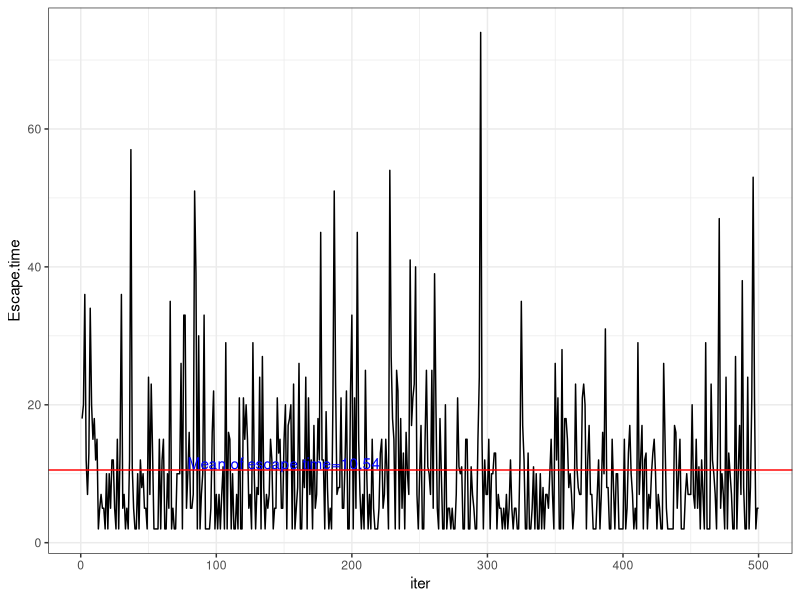
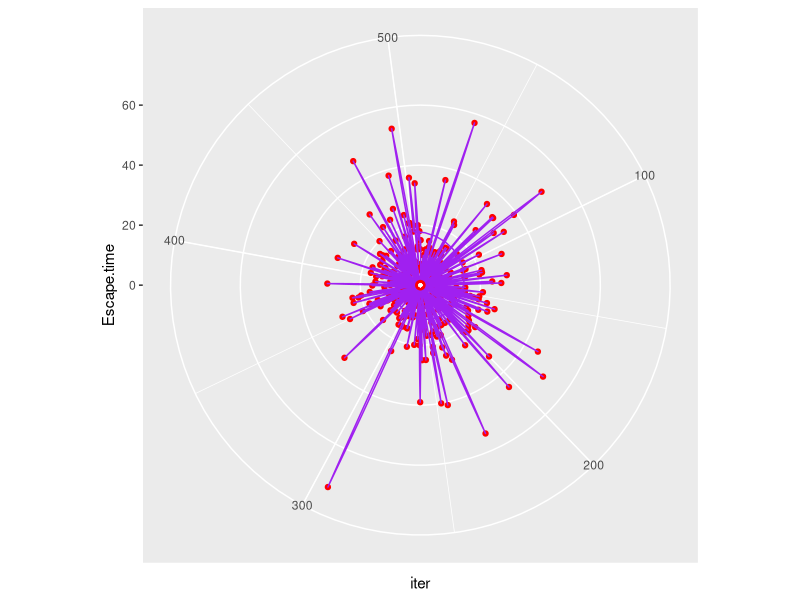

Recreate these plots in R, in order.
## ---- chunk 1
knitr::opts_chunk$set(echo = TRUE)
library("DiagrammeR")
library("ggplot2")
## ---- chunk 2
grViz("
digraph boxes_and_circles {

# add node statemetns
node [shape = polygon
      fontname = Helvetica
]
#add edge statements
Start->Door1 [label= '  p=1/3'];
Start->Door2 [label= '  p=1/3'];
Start->Door3 [label= '  p=1/3'];
Door1-> Safety [label= '  2 hours'];
Door2-> Start [label= ' 3 hours'];
Door3-> Start [label= ' 5 hours'];
}      
")
## ---- chunk 3
set.seed(20170904)
time.escape<-function(escape = 0){
    # escape = 0: No, 1: Yes
    time = 0
    while (escape ==0){
      door <-ceiling(runif(n = 1,min = 0,max = 3))
      if (door ==1){
        escape = 1
        time = time +2}
      if (door ==2) time = time+3
      if (door ==3) time = time+5
    }
    return(time)
}
n=500
time.list<-replicate(n,time.escape(0))
mean(time.list)
## ---- chunk 4
mydata<-data.frame(
  "iter"=c(1:n),
  "Escape.time"=time.list
)
ggplot(mydata,aes(x=iter,y=Escape.time))+geom_line()+geom_hline(yintercept =mean(time.list),show.legend = TRUE,colour="red")+
  annotate("text",x= 150,y =mean(time.list)+1,label= paste("Mean of escape time=",mean(time.list),sep=""), colour = "blue")+theme_bw()

ggplot(mydata,aes(x=iter,y=Escape.time)) +
  ylim(0, NA) +
  geom_point(color = 'red', stat = 'identity') +
  geom_polygon(color = 'purple', fill=NA) +
  coord_polar(start = - pi * 1/24)
